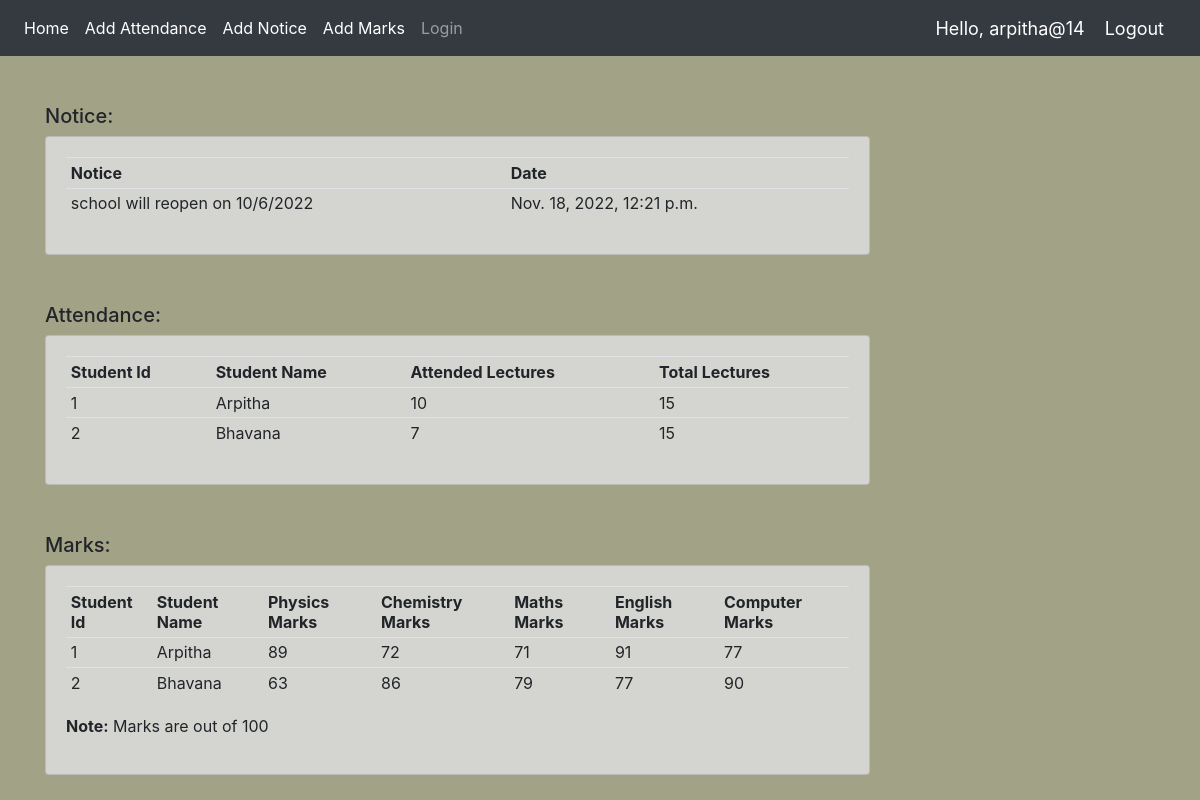
The app's page / (signed in) with its own data.
### app/models.py (models this page shows, shortened)
class Notice(models.Model):
    Message = models.CharField(max_length=200, null=True)
    date_created = models.DateTimeField(auto_now_add=True)

class Attendance(models.Model):
    StudentName = models.CharField(max_length=200, null=True)
    StudentId = models.CharField(max_length=50, null=True)
    LecturesAttended = models.IntegerField(null=True)
    TotalLectures = models.IntegerField(null=True)

class Marks(models.Model):
    StudentName = models.CharField(max_length=200, null=True)
    StudentId = models.CharField(max_length=50, null=True)
    PhysicsMarks = models.IntegerField(null=True)
    ChemistryMarks = models.IntegerField(null=True)
    MathsMarks = models.IntegerField(null=True)
    EnglishMarks = models.IntegerField(null=True)
    ComputerMarks = models.IntegerField(null=True)

### app/views.py (the view)
# urls.py: 2. Add a URL to urlpatterns:  path('', views.home, name='home')
def home(request):
    notice = Notice.objects.all()
    attendance = Attendance.objects.all()
    marks = Marks.objects.all()
    context = {
        'notice':notice,
        'marks':marks,
        'attendance':attendance,
    }
    return render(request,'app/home.html',context)

### app/templates/app/home.html
{% extends 'app/Links.html' %}
{% block content %}
<div class="container ">
    <br><br>
<div class="row">
    <div class="col-md-9">
        <h5>Notice:</h5>
        <div style="background: #d4d5d0;" class="card card-body">
            <table class="table table-sm">
                <tr>
                    <th>Notice</th>
                    <th>Date</th>
                </tr>
                {% for n in notice %}
                <tr>
                    <td>{{n.Message}} </td>
                    <td>{{n.date_created}} </td>
                </tr>
                {% endfor %}
            </table>
        </div>
    </div>
</div>
<br><br>
<div class="row">
	<div class="col-md-9">
		<h5>Attendance:</h5>
		<div style="background: #d4d5d0;" class="card card-body">
			<table class="table table-sm">
				<tr>
					<th>Student Id</th>
					<th>Student Name</th>
					<th>Attended Lectures</th>
					<th>Total Lectures</th>
				</tr>
                {% for a in attendance %}
		        <tr>
                    <td>{{a.StudentId}} </td>
					<td>{{a.StudentName}} </td>
					<td>{{a.LecturesAttended}} </td>
					<td> {{a.TotalLectures}} </td>
				</tr>
				{% endfor %}
			</table>
		</div>
	</div>
</div>
<br><br>
<div class="row">
	<div class="col-md-9">
		<h5>Marks:</h5>
		<div style="background: #d4d5d0;" class="card card-body">
			<table class="table table-sm">
				<tr>
					<th>Student Id</th>
					<th>Student Name</th>
					<th>Physics Marks</th>
                    <th>Chemistry Marks</th>
                    <th>Maths Marks</th>
                    <th>English Marks</th>
                    <th>Computer Marks</th>
				</tr>
                {% for m in marks %}
		        <tr>
                    <td>{{m.StudentId}} </td>
					<td>{{m.StudentName}} </td>
					<td>{{m.PhysicsMarks}} </td>
					<td>{{m.ChemistryMarks}} </td>
					<td>{{m.MathsMarks}} </td>
					<td>{{m.EnglishMarks}} </td>
					<td>{{m.ComputerMarks}} </td>
				</tr>
				{% endfor %}
			</table>
            <p> <b>Note:</b> Marks are out of 100</p>
		</div>
	</div>
</div>
{% endblock %}

### app/templates/app/navbar.html (shortened to what this page needs)
{% load static %}
<nav class="navbar navbar-expand-lg navbar-dark bg-dark">
  <div class="collapse navbar-collapse" id="navbarNav">
    <ul class="navbar-nav">
      <li class="nav-item active">
        <a class="nav-link" href="{% url 'home' %}">Home</a>
      </li>
      {% if request.user.is_staff %}
      <li class="nav-item active">
        <a class="nav-link" href="{% url 'addAttendance' %}">Add Attendance</a>
      </li>
      <li class="nav-item active">
        <a class="nav-link" href="{% url 'addNotice' %}">Add Notice</a>
      </li>
      <li class="nav-item active">
        <a class="nav-link" href="{% url 'addMarks' %}">Add Marks</a>
      </li>
      {% endif %}
      <li class="nav-item">
        <a class="nav-link" href="{% url 'login' %}">Login</a>
      </li>
    </ul>
  </div>
  {% if request.user.is_staff %}
  <span class="greet">Hello, {{request.user}}</span>
  <span ><a  class="greet" href="{% url 'logout' %}">Logout</a></span>
  {% endif %}
</nav>

### app/templates/app/navbar.html (style rules this page uses)
.greet { font-size: 18px; color: #fff; margin-right: 20px; }

### records on screen
Notice: Message "school will reopen on 10/6/2022", date_created "Nov. 18, 2022, 12:21 p.m."
Attendance: StudentId "1", StudentName "Arpitha", LecturesAttended "10", TotalLectures "15"
Attendance: StudentId "2", StudentName "Bhavana", LecturesAttended "7", TotalLectures "15"
Marks: StudentId "1", StudentName "Arpitha", PhysicsMarks "89", ChemistryMarks "72", MathsMarks "71", EnglishMarks "91", ComputerMarks "77"
Marks: StudentId "2", StudentName "Bhavana", PhysicsMarks "63", ChemistryMarks "86", MathsMarks "79", EnglishMarks "77", ComputerMarks "90"

### other values on screen
{{ request.user }} "arpitha@14"
